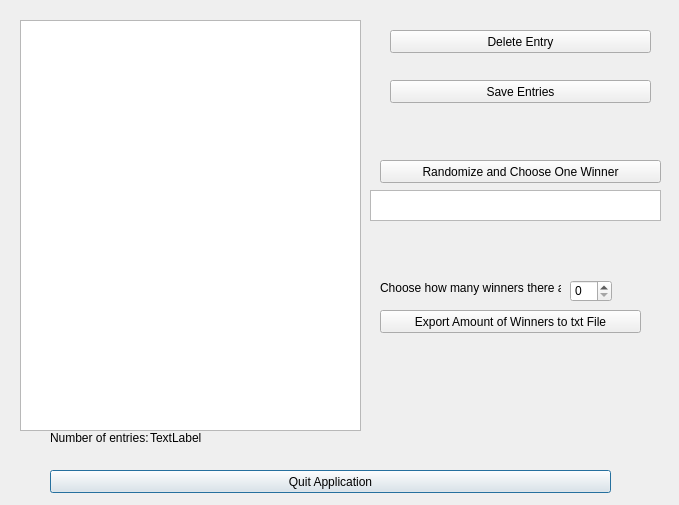
<?xml version="1.0" encoding="UTF-8"?>
<ui version="4.0">
 <class>AdminClient</class>
 <widget class="QDialog" name="AdminClient">
  <property name="geometry">
   <rect>
    <x>0</x>
    <y>0</y>
    <width>679</width>
    <height>505</height>
   </rect>
  </property>
  <property name="windowTitle">
   <string>Admin Client</string>
  </property>
  <widget class="QPushButton" name="pushButton_QuitApplication">
   <property name="geometry">
    <rect>
     <x>50</x>
     <y>470</y>
     <width>561</width>
     <height>23</height>
    </rect>
   </property>
   <property name="text">
    <string>Quit Application</string>
   </property>
  </widget>
  <widget class="QListWidget" name="listWidget_RaffleEntries">
   <property name="geometry">
    <rect>
     <x>20</x>
     <y>20</y>
     <width>341</width>
     <height>411</height>
    </rect>
   </property>
  </widget>
  <widget class="QPushButton" name="pushButton_DeleteEntry">
   <property name="geometry">
    <rect>
     <x>390</x>
     <y>30</y>
     <width>261</width>
     <height>23</height>
    </rect>
   </property>
   <property name="text">
    <string>Delete Entry</string>
   </property>
  </widget>
  <widget class="QPushButton" name="pushButton_saveEntries">
   <property name="geometry">
    <rect>
     <x>390</x>
     <y>80</y>
     <width>261</width>
     <height>23</height>
    </rect>
   </property>
   <property name="text">
    <string>Save Entries</string>
   </property>
  </widget>
  <widget class="QTextBrowser" name="textBrowser_winnerDisplay">
   <property name="geometry">
    <rect>
     <x>370</x>
     <y>190</y>
     <width>291</width>
     <height>31</height>
    </rect>
   </property>
  </widget>
  <widget class="QPushButton" name="pushButton_chooseWinner">
   <property name="geometry">
    <rect>
     <x>380</x>
     <y>160</y>
     <width>281</width>
     <height>23</height>
    </rect>
   </property>
   <property name="text">
    <string>Randomize and Choose One Winner</string>
   </property>
  </widget>
  <widget class="QLabel" name="label">
   <property name="geometry">
    <rect>
     <x>380</x>
     <y>280</y>
     <width>181</width>
     <height>16</height>
    </rect>
   </property>
   <property name="text">
    <string>Choose how many winners there are:</string>
   </property>
  </widget>
  <widget class="QSpinBox" name="spinBoxAmountOfWinners">
   <property name="geometry">
    <rect>
     <x>570</x>
     <y>280</y>
     <width>42</width>
     <height>22</height>
    </rect>
   </property>
  </widget>
  <widget class="QPushButton" name="pushButtonExportWinners">
   <property name="geometry">
    <rect>
     <x>380</x>
     <y>310</y>
     <width>261</width>
     <height>23</height>
    </rect>
   </property>
   <property name="text">
    <string>Export Amount of Winners to txt File</string>
   </property>
  </widget>
  <widget class="QLabel" name="label_2">
   <property name="geometry">
    <rect>
     <x>50</x>
     <y>430</y>
     <width>101</width>
     <height>16</height>
    </rect>
   </property>
   <property name="text">
    <string>Number of entries:</string>
   </property>
  </widget>
  <widget class="QLabel" name="label_numOfEntries">
   <property name="geometry">
    <rect>
     <x>150</x>
     <y>430</y>
     <width>81</width>
     <height>16</height>
    </rect>
   </property>
   <property name="text">
    <string>TextLabel</string>
   </property>
  </widget>
 </widget>
 <resources/>
 <connections/>
</ui>
